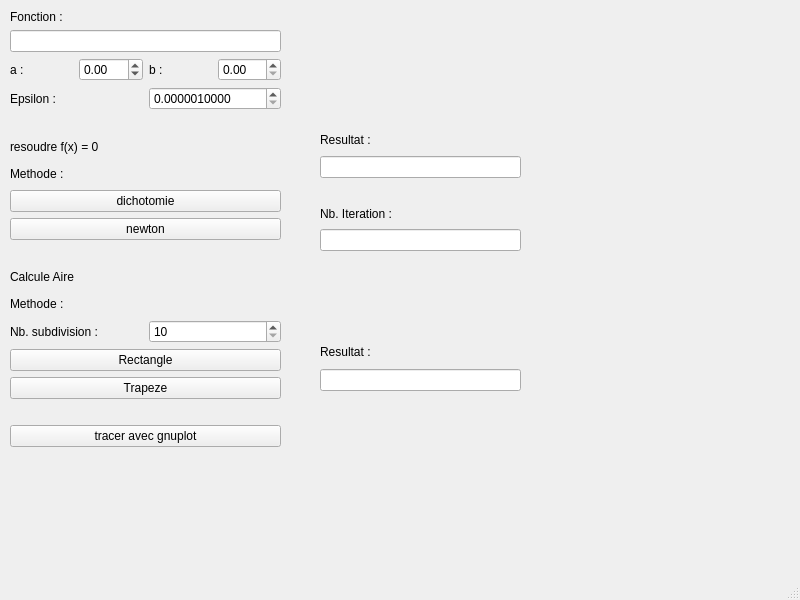
<?xml version="1.0" encoding="UTF-8"?>
<ui version="4.0">
 <class>Resolution</class>
 <widget class="QMainWindow" name="Resolution">
  <property name="geometry">
   <rect>
    <x>0</x>
    <y>0</y>
    <width>800</width>
    <height>600</height>
   </rect>
  </property>
  <property name="windowTitle">
   <string>Resolution</string>
  </property>
  <widget class="QWidget" name="centralwidget">
   <widget class="QWidget" name="verticalLayoutWidget_2">
    <property name="geometry">
     <rect>
      <x>10</x>
      <y>10</y>
      <width>271</width>
      <height>437</height>
     </rect>
    </property>
    <layout class="QVBoxLayout" name="verticalLayout_2">
     <item>
      <layout class="QVBoxLayout" name="verticalLayout">
       <item>
        <widget class="QLabel" name="label_7">
         <property name="text">
          <string>Fonction :</string>
         </property>
        </widget>
       </item>
       <item>
        <widget class="QLineEdit" name="fonction">
         <property name="toolTip">
          <string>&lt;html&gt;&lt;head/&gt;&lt;body&gt;&lt;p&gt;Entrez ici la fonction&lt;/p&gt;&lt;/body&gt;&lt;/html&gt;</string>
         </property>
         <property name="text">
          <string/>
         </property>
        </widget>
       </item>
       <item>
        <layout class="QHBoxLayout" name="horizontalLayout_7">
         <item>
          <widget class="QLabel" name="label_8">
           <property name="text">
            <string>a :</string>
           </property>
          </widget>
         </item>
         <item>
          <widget class="QDoubleSpinBox" name="b">
           <property name="minimum">
            <double>-99.989999999999995</double>
           </property>
          </widget>
         </item>
         <item>
          <widget class="QLabel" name="label_9">
           <property name="text">
            <string>b :</string>
           </property>
          </widget>
         </item>
         <item>
          <widget class="QDoubleSpinBox" name="a"/>
         </item>
        </layout>
       </item>
       <item>
        <layout class="QHBoxLayout" name="horizontalLayout_6">
         <item>
          <widget class="QLabel" name="label_10">
           <property name="text">
            <string>Epsilon :</string>
           </property>
          </widget>
         </item>
         <item>
          <widget class="QDoubleSpinBox" name="epsilon">
           <property name="suffix">
            <string/>
           </property>
           <property name="decimals">
            <number>10</number>
           </property>
           <property name="minimum">
            <double>0.000001000000000</double>
           </property>
           <property name="maximum">
            <double>1.000000000000000</double>
           </property>
          </widget>
         </item>
        </layout>
       </item>
       <item>
        <spacer name="horizontalSpacer_3">
         <property name="orientation">
          <enum>Qt::Orientation::Horizontal</enum>
         </property>
         <property name="sizeHint" stdset="0">
          <size>
           <width>40</width>
           <height>20</height>
          </size>
         </property>
        </spacer>
       </item>
      </layout>
     </item>
     <item>
      <widget class="QLabel" name="label_2">
       <property name="text">
        <string>resoudre f(x) = 0</string>
       </property>
      </widget>
     </item>
     <item>
      <widget class="QLabel" name="label_3">
       <property name="text">
        <string>Methode :</string>
       </property>
      </widget>
     </item>
     <item>
      <widget class="QPushButton" name="dichotomie">
       <property name="text">
        <string>dichotomie</string>
       </property>
      </widget>
     </item>
     <item>
      <widget class="QPushButton" name="newton">
       <property name="text">
        <string>newton</string>
       </property>
      </widget>
     </item>
     <item>
      <spacer name="horizontalSpacer">
       <property name="orientation">
        <enum>Qt::Orientation::Horizontal</enum>
       </property>
       <property name="sizeHint" stdset="0">
        <size>
         <width>40</width>
         <height>20</height>
        </size>
       </property>
      </spacer>
     </item>
     <item>
      <widget class="QLabel" name="label">
       <property name="text">
        <string>Calcule Aire</string>
       </property>
      </widget>
     </item>
     <item>
      <widget class="QLabel" name="label_4">
       <property name="text">
        <string>Methode :</string>
       </property>
      </widget>
     </item>
     <item>
      <layout class="QHBoxLayout" name="horizontalLayout_8">
       <item>
        <widget class="QLabel" name="label_11">
         <property name="text">
          <string>Nb. subdivision :</string>
         </property>
        </widget>
       </item>
       <item>
        <widget class="QSpinBox" name="Nsubdiv">
         <property name="minimum">
          <number>10</number>
         </property>
         <property name="maximum">
          <number>1000</number>
         </property>
        </widget>
       </item>
      </layout>
     </item>
     <item>
      <widget class="QPushButton" name="rectangle">
       <property name="text">
        <string>Rectangle</string>
       </property>
      </widget>
     </item>
     <item>
      <widget class="QPushButton" name="trapeze">
       <property name="text">
        <string>Trapeze</string>
       </property>
      </widget>
     </item>
     <item>
      <spacer name="horizontalSpacer_2">
       <property name="orientation">
        <enum>Qt::Orientation::Horizontal</enum>
       </property>
       <property name="sizeHint" stdset="0">
        <size>
         <width>40</width>
         <height>20</height>
        </size>
       </property>
      </spacer>
     </item>
     <item>
      <widget class="QPushButton" name="tracerGP">
       <property name="text">
        <string>tracer avec gnuplot</string>
       </property>
      </widget>
     </item>
    </layout>
   </widget>
   <widget class="QWidget" name="verticalLayoutWidget_3">
    <property name="geometry">
     <rect>
      <x>320</x>
      <y>130</y>
      <width>201</width>
      <height>121</height>
     </rect>
    </property>
    <layout class="QVBoxLayout" name="verticalLayout_3">
     <item>
      <widget class="QLabel" name="label_6">
       <property name="text">
        <string>Resultat :</string>
       </property>
      </widget>
     </item>
     <item>
      <widget class="QLineEdit" name="approxim">
       <property name="readOnly">
        <bool>true</bool>
       </property>
      </widget>
     </item>
     <item>
      <spacer name="horizontalSpacer_4">
       <property name="orientation">
        <enum>Qt::Orientation::Horizontal</enum>
       </property>
       <property name="sizeHint" stdset="0">
        <size>
         <width>40</width>
         <height>20</height>
        </size>
       </property>
      </spacer>
     </item>
     <item>
      <widget class="QLabel" name="label_12">
       <property name="text">
        <string>Nb. Iteration :</string>
       </property>
      </widget>
     </item>
     <item>
      <widget class="QLineEdit" name="nbIteration">
       <property name="readOnly">
        <bool>true</bool>
       </property>
      </widget>
     </item>
    </layout>
   </widget>
   <widget class="QWidget" name="verticalLayoutWidget_4">
    <property name="geometry">
     <rect>
      <x>320</x>
      <y>340</y>
      <width>201</width>
      <height>51</height>
     </rect>
    </property>
    <layout class="QVBoxLayout" name="verticalLayout_4">
     <item>
      <widget class="QLabel" name="label_5">
       <property name="text">
        <string>Resultat :</string>
       </property>
      </widget>
     </item>
     <item>
      <widget class="QLineEdit" name="aire">
       <property name="readOnly">
        <bool>true</bool>
       </property>
      </widget>
     </item>
    </layout>
   </widget>
   <widget class="QLabel" name="label_13">
    <property name="geometry">
     <rect>
      <x>210</x>
      <y>430</y>
      <width>81</width>
      <height>16</height>
     </rect>
    </property>
    <property name="text">
     <string/>
    </property>
   </widget>
  </widget>
  <widget class="QMenuBar" name="menubar">
   <property name="geometry">
    <rect>
     <x>0</x>
     <y>0</y>
     <width>800</width>
     <height>19</height>
    </rect>
   </property>
  </widget>
  <widget class="QStatusBar" name="statusbar"/>
 </widget>
 <resources/>
 <connections/>
</ui>
